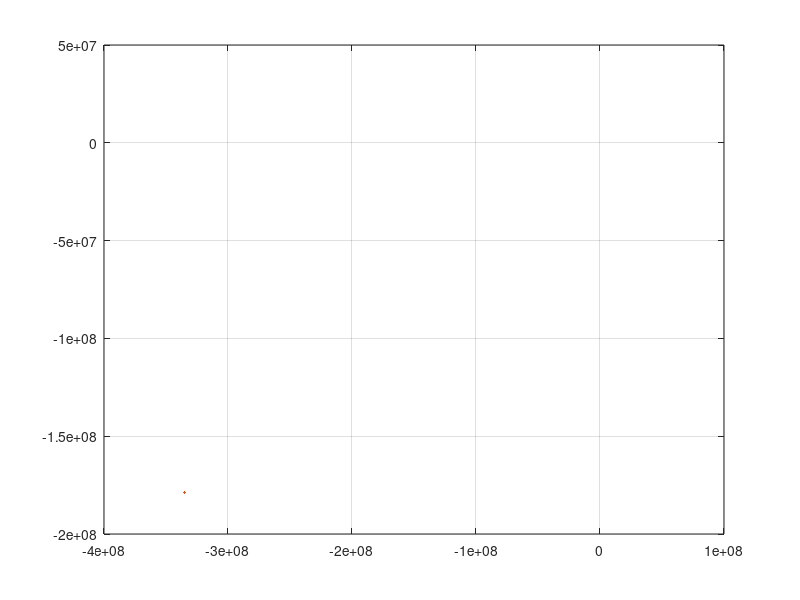

Here is the MATLAB script that generated this plot:
clc; clear all; close all;

%Simulation parameters
dt = 10;                     %s
scale = 0.001;              %can't plot too large numbers have to scale down
time = 60*24;                   %hours to simulate
planetScale = 5;            %Scale up planets to make them visible
G = 6.667408*10^-11;        %m^3*kg^-1*s^-1


%Earth parameters
earthRadius = 6371000;      %m
earthMass = 5.9722*10^24;   %kg

%Moon parameters
moonMass = 7.34767309*10^22;   %kg
moonRadius = 1737100;        %m
moonOrbitRadius = 387500000; %m
moonOrbitalPeriod = 27.32;        %days
moonTheta = 1*pi()/2;
moonPos = moonOrbitRadius*[cos(moonTheta),sin(moonTheta)];

%Initial sattelite parameters
satV = 7667+3100;                            %m/s ISS = 7667,
altitude = 400000;                      %m  ISS = 400000,
theta = 3.7*pi()/2;

%Initial position and velocity
rSat = altitude + earthRadius;
r_sat_earth = rSat*[cos(theta), sin(theta)];       %m
satV = satV*[cos(theta+pi()/2), sin(theta+pi()/2)];     %m/s

%Draw initial positions
drawCircle(planetScale*earthRadius, 0, 0, scale);
drawCircle(planetScale*moonRadius, moonPos(1), moonPos(2), scale);

%Calculate new angle and integrate
t = 0;
j = 0;
for i = 0:1:100000
  j = j+1;

  %Location of moon
  moonTheta = moonTheta + 2*pi()/moonOrbitalPeriod/24/3600*dt;
  moonPos = moonOrbitRadius*[cos(moonTheta),sin(moonTheta)];
  r_moon_sat = moonPos - rSat;

  %calculation of orbital parameters
  theta = atan2(r_sat_earth(2),r_sat_earth(1));
  rSat = norm(r_sat_earth);
  a_earth_sat = -G*earthMass/rSat^3*[r_sat_earth(1), r_sat_earth(2)];
  a_moon_sat = -G*moonMass/norm(r_moon_sat)^3.*[r_moon_sat(1), r_moon_sat(2)];
  a = a_earth_sat; + a_moon_sat;

  %integrator
  satV = satV + a*dt;
  r_sat_earth = r_sat_earth + satV*dt;

  %save plots
  posX(j) = r_sat_earth(1);
  posY(j) = r_sat_earth(2);
  theta_plot(j) = theta;
  t_plot(j) = t;

  %Update time
  t = t + dt;

  %Stop loop after time has passed
  if t > 3600*time
    break;
  endif
end

plot(scale*posX, scale*posY);
hold on;
grid on;

drawCircle(planetScale*moonRadius, moonPos(1), moonPos(2), scale);
